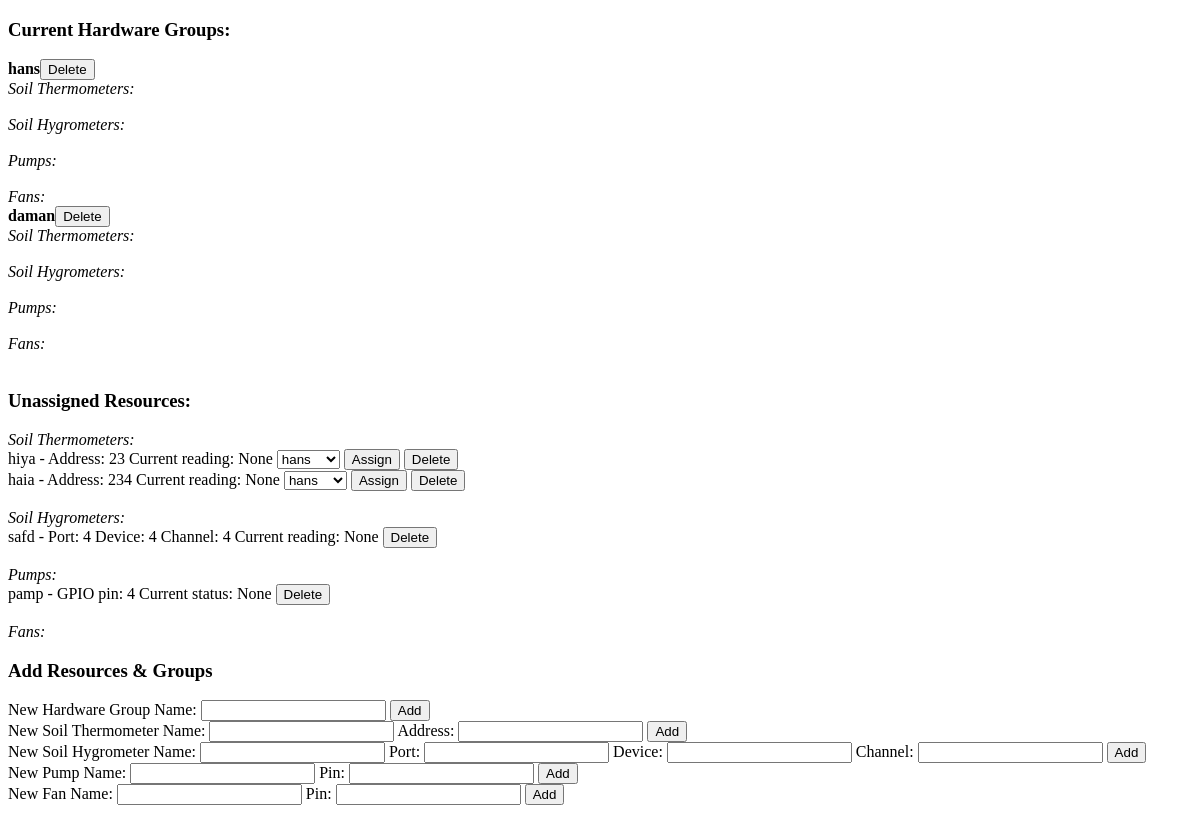
Before: / with the older database file.
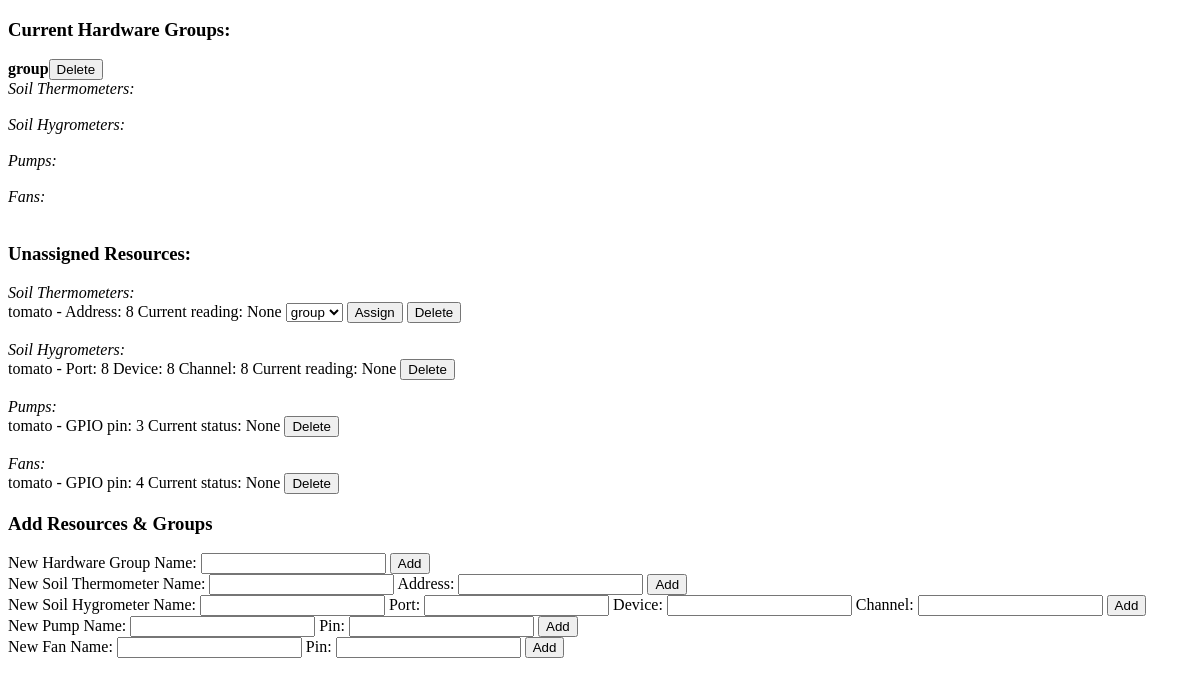
After: the same page with the newer database file.
### hw_models.py (models this page shows, shortened)
class HardwareBase(Model):
	class Meta:
		database = hw_db

class HardwareGroup(HardwareBase):
	name = CharField()

class SoilThermometer(HardwareBase):
	group = ForeignKeyField(HardwareGroup, related_name = 'soil_thermometers', null = True)
	name = CharField()
	address = CharField()
	curr_reading = FloatField(null = True)

class SoilHygrometer(HardwareBase):
	group = ForeignKeyField(HardwareGroup, related_name = 'soil_hygrometers', null = True)
	name = CharField()
	port = IntegerField()
	device = IntegerField()
	channel = IntegerField()
	curr_reading = FloatField(null = True)

class Pump(HardwareBase):
	group = ForeignKeyField(HardwareGroup, related_name = 'pumps', null = True)
	name = CharField()
	gpio_pin = IntegerField()
	curr_state = BooleanField(null = True)

class Fan(HardwareBase):
	group = ForeignKeyField(HardwareGroup, related_name = 'fans', null = True)
	name = CharField()
	gpio_pin = IntegerField()
	curr_state = BooleanField(null = True)

### views.py (the view)
@app.route('/')
def index():
	return render_template('index.html', HardwareGroup = HardwareGroup, SoilThermometer = SoilThermometer, SoilHygrometer = SoilHygrometer, Pump = Pump, Fan = Fan)

### templates/index.html (shortened to what this page needs)
<!DOCTYPE HTML>
<html>
<head>
</head>
<body>
<h3>Current Hardware Groups:</h3>
	{% for hw_group in HardwareGroup.select() %}
		<b>{{ hw_group.name }}</b><button id =  "del_hwg_{{ hw_group.id }}" type="button">Delete</button>
		<br>
		<i>Soil Thermometers:</i>
		<br>
		<br>
		<i>Soil Hygrometers:</i>
		<br>
		<br>
		<i>Pumps:</i>
		<br>
		<br>
		<i>Fans:</i>
		<br>
	{% endfor %}
	<br>
<h3>Unassigned Resources:</h3>
	<i>Soil Thermometers:</i>
		<br>
		{% for soil_thermometer in SoilThermometer.select().where(SoilThermometer.group == None) %}
			{{ soil_thermometer.name }} - Address: {{ soil_thermometer.address }} Current reading: {{ soil_thermometer.curr_reading }}
			<select id = "{{ soil_thermometer.id }}">
			{% for hw_group in HardwareGroup.select() %}
	  			<option value = "{{ hw_group.id }}"> {{ hw_group.name }} </option>
			{% endfor %}
			</select>
			<button id = "ass_sth_{{ soil_thermometer.id }}" type="button">Assign</button>
			<button id = "del_sth_{{ soil_thermometer.id }}" type="button">Delete</button>
			<br>
		{% endfor %}
		<br>
		<i>Soil Hygrometers:</i>
		<br>
		{% for soil_hygrometer in SoilHygrometer.select().where(SoilHygrometer.group == None) %}
			{{ soil_hygrometer.name }} - Port: {{ soil_hygrometer.port }} Device: {{ soil_hygrometer.device }} Channel: {{ soil_hygrometer.channel }} Current reading: {{ soil_hygrometer.curr_reading }}
			<button id = "del_shy_{{ soil_hygrometer.id }}" type="button">Delete</button>
			<br>
		{% endfor %}
		<br>
		<i>Pumps:</i>
		<br>
		{% for pump in Pump.select().where(Pump.group == None) %}
			{{ pump.name }} - GPIO pin: {{ pump.gpio_pin }} Current status: {{ pump.curr_state }}
			<button id = "del_pmp_{{ pump.id }}" type="button">Delete</button>
			<br>
		{% endfor %}
		<br>
		<i>Fans:</i>
		<br>
		{% for fan in Fan.select().where(Fan.group == None) %}
			{{ fan.name }} - GPIO pin: {{ fan.gpio_pin }} Current status: {{ fan.curr_state }}
			<button id = "del_fan_{{ fan.id }}" type="button">Delete</button>
			<br>
		{% endfor %}
<h3>Add Resources & Groups</h3>
	New Hardware Group
	Name: <input type="text" id="add_hwg_name">
	<button id = "add_hwg" type="button">Add</button>
	<br>
	New Soil Thermometer
	Name: <input type="text" id="add_sth_name">
	Address: <input type="text" id="add_sth_addr">
	<button id = "add_sth" type="button">Add</button>
	<br>
	New Soil Hygrometer
	Name: <input type="text" id="add_shy_name">
	Port: <input type="text" id="add_shy_port">
	Device: <input type="text" id="add_shy_dev">
	Channel: <input type="text" id="add_shy_chan">
	<button id = "add_shy" type="button">Add</button>
	<br>
	New Pump
	Name: <input type="text" id="add_pmp_name">
	Pin: <input type="text" id="add_pmp_pin">
	<button id = "add_pmp" type="button">Add</button>
	<br>
	New Fan
	Name: <input type="text" id="add_fan_name">
	Pin: <input type="text" id="add_fan_pin">
	<button id = "add_fan" type="button">Add</button>
</body>
</html>

Changed rows visible on the page:
removed HardwareGroup: name "daman"
removed SoilThermometer: name "haia", address "234", curr_reading "None"
changed HardwareGroup: name "hans" → "group"
changed SoilThermometer "None": name "hiya" → "tomato"; address "23" → "8"; value "hans" → "group"
changed SoilHygrometer "None": name "safd" → "tomato"; port "4" → "8"; device "4" → "8"; channel "4" → "8"
changed Pump "None": name "pamp" → "tomato"; gpio_pin "4" → "3"
added Fan: name "tomato", gpio_pin "4", curr_state "None"
